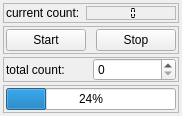
<?xml version="1.0" encoding="UTF-8"?>
<ui version="4.0">
 <class>LoopControlWidget</class>
 <widget class="QWidget" name="LoopControlWidget">
  <property name="geometry">
   <rect>
    <x>0</x>
    <y>0</y>
    <width>172</width>
    <height>113</height>
   </rect>
  </property>
  <property name="windowTitle">
   <string>Form</string>
  </property>
  <layout class="QVBoxLayout" name="verticalLayout" stretch="10,1,1,1">
   <property name="spacing">
    <number>3</number>
   </property>
   <property name="leftMargin">
    <number>3</number>
   </property>
   <property name="topMargin">
    <number>3</number>
   </property>
   <property name="rightMargin">
    <number>3</number>
   </property>
   <property name="bottomMargin">
    <number>3</number>
   </property>
   <item>
    <widget class="QFrame" name="frame">
     <property name="sizePolicy">
      <sizepolicy hsizetype="Preferred" vsizetype="Expanding">
       <horstretch>0</horstretch>
       <verstretch>0</verstretch>
      </sizepolicy>
     </property>
     <property name="minimumSize">
      <size>
       <width>0</width>
       <height>0</height>
      </size>
     </property>
     <property name="frameShape">
      <enum>QFrame::StyledPanel</enum>
     </property>
     <property name="frameShadow">
      <enum>QFrame::Raised</enum>
     </property>
     <layout class="QHBoxLayout" name="horizontalLayout">
      <property name="sizeConstraint">
       <enum>QLayout::SetMaximumSize</enum>
      </property>
      <property name="leftMargin">
       <number>2</number>
      </property>
      <property name="topMargin">
       <number>2</number>
      </property>
      <property name="rightMargin">
       <number>2</number>
      </property>
      <property name="bottomMargin">
       <number>2</number>
      </property>
      <item>
       <widget class="QLabel" name="label">
        <property name="sizePolicy">
         <sizepolicy hsizetype="Preferred" vsizetype="Expanding">
          <horstretch>0</horstretch>
          <verstretch>0</verstretch>
         </sizepolicy>
        </property>
        <property name="text">
         <string>current count:</string>
        </property>
       </widget>
      </item>
      <item>
       <widget class="QLCDNumber" name="lcdNumber">
        <property name="sizePolicy">
         <sizepolicy hsizetype="Expanding" vsizetype="Expanding">
          <horstretch>0</horstretch>
          <verstretch>0</verstretch>
         </sizepolicy>
        </property>
        <property name="minimumSize">
         <size>
          <width>0</width>
          <height>0</height>
         </size>
        </property>
        <property name="frameShape">
         <enum>QFrame::StyledPanel</enum>
        </property>
        <property name="lineWidth">
         <number>0</number>
        </property>
        <property name="midLineWidth">
         <number>0</number>
        </property>
        <property name="digitCount">
         <number>2</number>
        </property>
        <property name="mode">
         <enum>QLCDNumber::Dec</enum>
        </property>
        <property name="segmentStyle">
         <enum>QLCDNumber::Flat</enum>
        </property>
       </widget>
      </item>
     </layout>
    </widget>
   </item>
   <item>
    <widget class="QFrame" name="frame_2">
     <property name="sizePolicy">
      <sizepolicy hsizetype="Preferred" vsizetype="Minimum">
       <horstretch>0</horstretch>
       <verstretch>0</verstretch>
      </sizepolicy>
     </property>
     <property name="minimumSize">
      <size>
       <width>0</width>
       <height>25</height>
      </size>
     </property>
     <property name="frameShape">
      <enum>QFrame::StyledPanel</enum>
     </property>
     <property name="frameShadow">
      <enum>QFrame::Raised</enum>
     </property>
     <layout class="QHBoxLayout" name="horizontalLayout_2">
      <property name="spacing">
       <number>10</number>
      </property>
      <property name="sizeConstraint">
       <enum>QLayout::SetMinimumSize</enum>
      </property>
      <property name="leftMargin">
       <number>2</number>
      </property>
      <property name="topMargin">
       <number>2</number>
      </property>
      <property name="rightMargin">
       <number>2</number>
      </property>
      <property name="bottomMargin">
       <number>2</number>
      </property>
      <item>
       <widget class="QPushButton" name="startButton">
        <property name="sizePolicy">
         <sizepolicy hsizetype="Minimum" vsizetype="Minimum">
          <horstretch>0</horstretch>
          <verstretch>0</verstretch>
         </sizepolicy>
        </property>
        <property name="text">
         <string>Start</string>
        </property>
       </widget>
      </item>
      <item>
       <widget class="QPushButton" name="stopButton">
        <property name="sizePolicy">
         <sizepolicy hsizetype="Minimum" vsizetype="Minimum">
          <horstretch>0</horstretch>
          <verstretch>0</verstretch>
         </sizepolicy>
        </property>
        <property name="text">
         <string>Stop</string>
        </property>
       </widget>
      </item>
     </layout>
    </widget>
   </item>
   <item>
    <widget class="QFrame" name="frame_4">
     <property name="sizePolicy">
      <sizepolicy hsizetype="Preferred" vsizetype="Minimum">
       <horstretch>0</horstretch>
       <verstretch>0</verstretch>
      </sizepolicy>
     </property>
     <property name="minimumSize">
      <size>
       <width>0</width>
       <height>20</height>
      </size>
     </property>
     <property name="frameShape">
      <enum>QFrame::StyledPanel</enum>
     </property>
     <property name="frameShadow">
      <enum>QFrame::Raised</enum>
     </property>
     <layout class="QHBoxLayout" name="horizontalLayout_4">
      <property name="spacing">
       <number>4</number>
      </property>
      <property name="sizeConstraint">
       <enum>QLayout::SetMinimumSize</enum>
      </property>
      <property name="leftMargin">
       <number>2</number>
      </property>
      <property name="topMargin">
       <number>0</number>
      </property>
      <property name="rightMargin">
       <number>2</number>
      </property>
      <property name="bottomMargin">
       <number>0</number>
      </property>
      <item>
       <widget class="QLabel" name="label_2">
        <property name="text">
         <string>total count:</string>
        </property>
       </widget>
      </item>
      <item>
       <widget class="QSpinBox" name="totalSpinBox"/>
      </item>
     </layout>
    </widget>
   </item>
   <item>
    <widget class="QFrame" name="frame_3">
     <property name="sizePolicy">
      <sizepolicy hsizetype="Preferred" vsizetype="Minimum">
       <horstretch>0</horstretch>
       <verstretch>0</verstretch>
      </sizepolicy>
     </property>
     <property name="minimumSize">
      <size>
       <width>0</width>
       <height>20</height>
      </size>
     </property>
     <property name="frameShape">
      <enum>QFrame::StyledPanel</enum>
     </property>
     <property name="frameShadow">
      <enum>QFrame::Raised</enum>
     </property>
     <layout class="QHBoxLayout" name="horizontalLayout_3">
      <property name="sizeConstraint">
       <enum>QLayout::SetMinimumSize</enum>
      </property>
      <property name="leftMargin">
       <number>2</number>
      </property>
      <property name="topMargin">
       <number>2</number>
      </property>
      <property name="rightMargin">
       <number>2</number>
      </property>
      <property name="bottomMargin">
       <number>2</number>
      </property>
      <item>
       <widget class="QProgressBar" name="progressBar">
        <property name="sizePolicy">
         <sizepolicy hsizetype="Expanding" vsizetype="Minimum">
          <horstretch>0</horstretch>
          <verstretch>0</verstretch>
         </sizepolicy>
        </property>
        <property name="value">
         <number>24</number>
        </property>
       </widget>
      </item>
     </layout>
    </widget>
   </item>
  </layout>
 </widget>
 <resources/>
 <connections/>
</ui>
